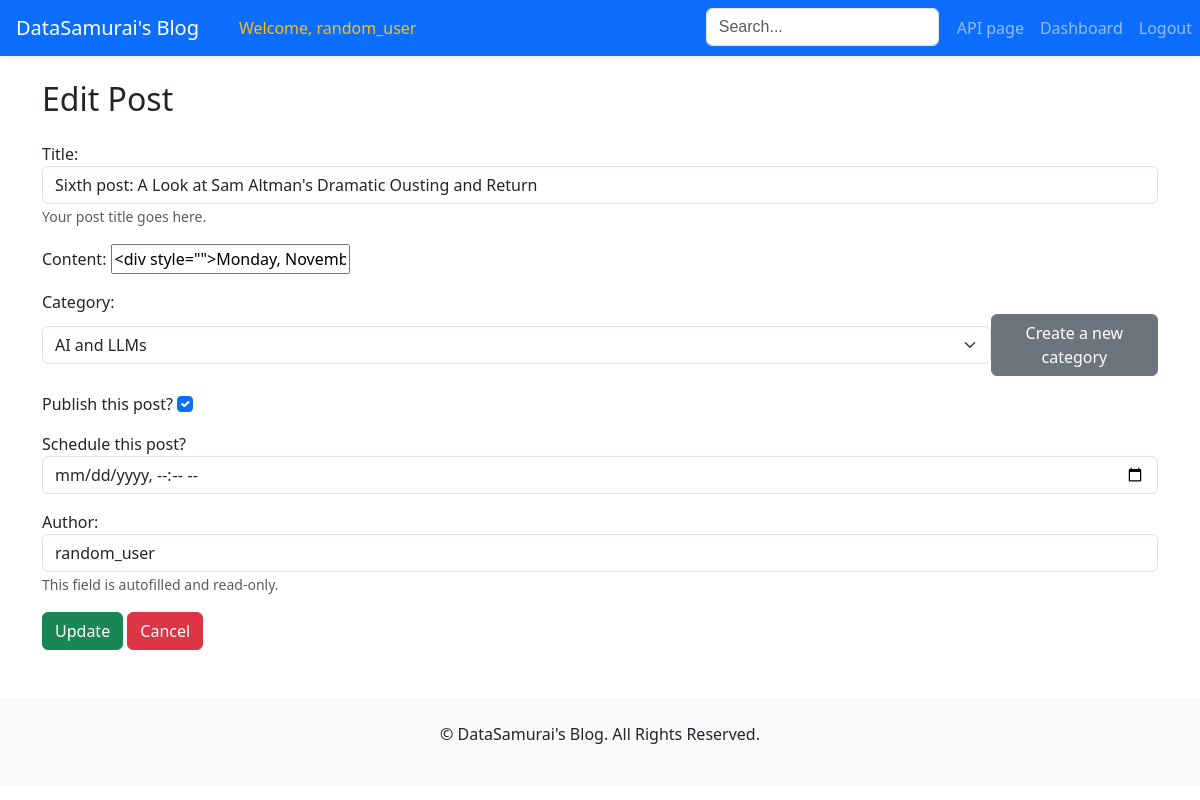
The page /blog/post/6/edit (signed in) on the database as committed earlier.
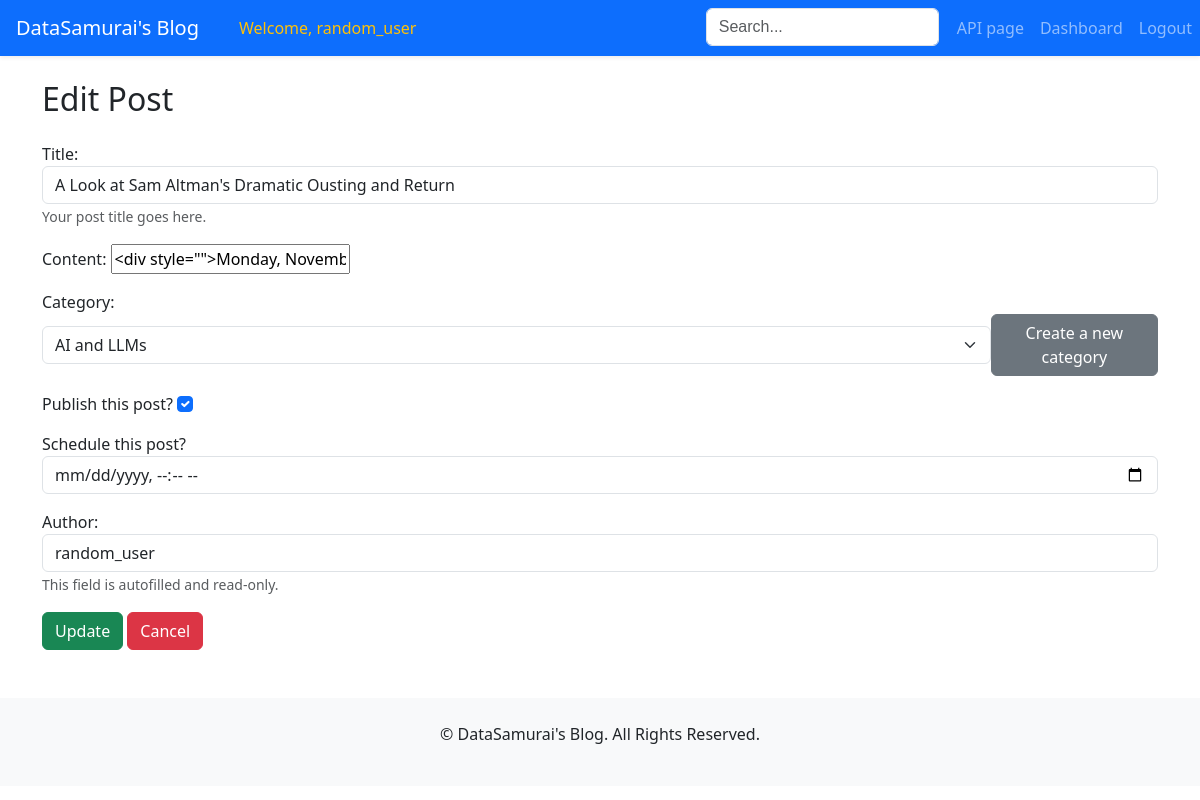
The same page on the database as committed later.
### posts/models.py (models this page shows, shortened)
class Post(models.Model):
    title = models.CharField(max_length=100, unique=True)
    content = RichTextField()
    category = models.ForeignKey('Category', on_delete=models.SET_NULL, null=True)
    author = models.ForeignKey(settings.AUTH_USER_MODEL, on_delete=models.SET_NULL, null=True)
    date_scheduled = models.DateTimeField(null=True, blank=True)
    date_published = models.DateTimeField(null=True, blank=True)
    views = models.PositiveIntegerField(default=0)
    is_published = models.BooleanField(default=False)
    class Meta:
        ordering = ['-date_published']

### posts/views.py (the view, shortened to what this page needs)
# urls.py: path('post/<int:post_id>/edit', views.EditPostView.as_view(), name='edit_post'),
class EditPostView(LoginRequiredMixin, UpdateView):
    model = Post
    form_class = PostForm
    template_name = 'posts/post_edit.html'
    context_object_name = 'post'
    def get_object(self, queryset=None):
        obj = get_object_or_404(self.model, pk=self.kwargs.get('post_id'))
        if obj.author != self.request.user:
            raise PermissionDenied("You don't have permission to delete this post.")
        return obj

### posts/forms.py (shortened to what this page needs)
class PostForm(forms.ModelForm):
    content = forms.CharField(widget=CKEditorWidget())
    class Meta:
        model = Post
        fields = ['title', 'content', 'category', 'is_published', 'date_scheduled']
        widgets = {
            'title': forms.TextInput(attrs={'class': 'form-control'}),
            'category': forms.Select(attrs={'class': 'form-select'}),
            'is_published': forms.CheckboxInput(attrs={'class': 'form-check-input'}),
            'date_scheduled': forms.DateTimeInput(attrs={'type': 'datetime-local', 'class': 'form-control'}),
        }
        labels = {
            'is_published': 'Publish this post?',
            'date_scheduled': 'Schedule this post?',
        }
        help_texts = {
            'title': 'Your post title goes here.',
        }

### posts/models.py (called while the page is built)
    def __str__(self):
        return self.title

### users/models.py (called while the page is built)
    def __str__(self):
        return self.username

### templates/posts/post_edit.html (shortened to what this page needs)
{% extends 'base.html' %}
{% block page_content %}
    <h2 class="mb-4">Edit Post</h2>
    <form method="post">
        {% for field in form %}
            <div class="form-group mb-3{% if field.errors %} has-error{% endif %}">
                {{ field.label_tag }}
                {% if field.name == 'category' %}
                    <div class="d-flex align-items-center">
                        {{ field }}
                        <a href="{% url 'category_create' %}?next={{ request.path }}" class="btn btn-secondary ml-3">Create
                            a new category</a>
                    </div>
                {% else %}
                    {{ field }}
                {% endif %}
                {% if field.help_text %}
                    <small class="form-text text-muted">{{ field.help_text }}</small>
                {% endif %}
            </div>
        {% endfor %}
        <div class="form-group mb-3">
            <label for="author">Author:</label>
            <input type="text" id="author" class="form-control" value="{{ request.user }}" readonly>
            <small class="form-text text-muted">This field is autofilled and read-only.</small>
        </div>
        <button type="submit" class="btn btn-success">Update</button>
        <a href="{% url 'post_detail' post.id %}" class="btn btn-danger">Cancel</a>
    </form>
{% endblock %}

Rows that differ between the two databases and show on the page:
changed Post "AI and LLMs": title "Sixth post: A Look at Sam Altman's Dramatic Ousting and Return" → "A Look at Sam Altman's Dramatic Ousting and Return"
